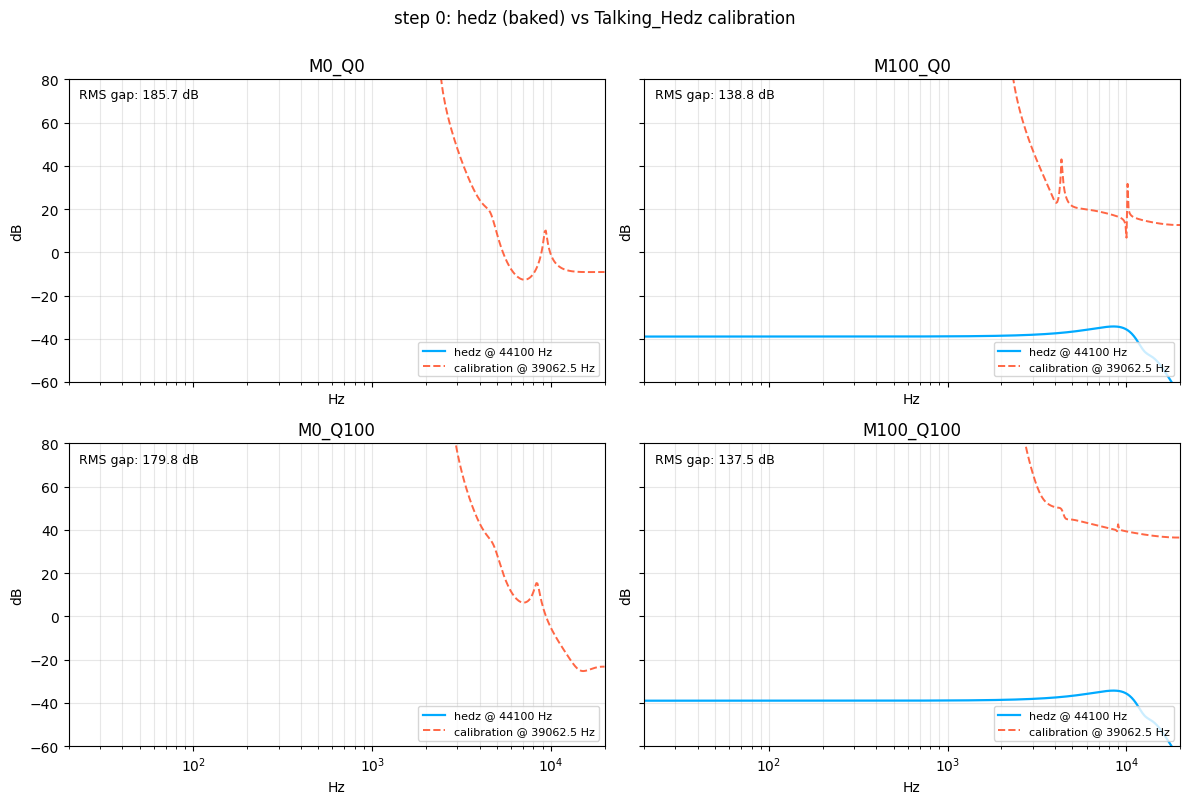

Write Python code to recreate this figure.
"""Step 0 diagnostic: render baked `hedz` vs `Talking_Hedz` calibration.

Produces a 4-corner overlay plot to measure the gap between what the
runtime ships today (trench-core/src/hedz_rom.rs, compiled from the
`hedz` Morph Designer grid via tools/bake_hedz_const.py) and the
reverse-engineered calibration truth (docs/calibration/Talking_Hedz.json).

Loss: log-spaced response magnitude in dB, 512 bins, 20 Hz -> 20 kHz.
"""
from __future__ import annotations

import json
import math
import re
from pathlib import Path

import matplotlib
matplotlib.use("Agg")
import matplotlib.pyplot as plt
import numpy as np

REPO = Path(__file__).resolve().parents[2]
HEDZ_ROM = REPO / "trench-core/src/hedz_rom.rs"
CAL_PATH = REPO / "docs/calibration/Talking_Hedz.json"
OUT_PATH = REPO / "forge/scratch/step0_hedz_vs_calibration.png"

HEDZ_SR = 44100.0
IMPULSE_LEN = 8192
FREQ_MIN = 20.0
FREQ_MAX = 20000.0
N_BINS = 512
CORNER_LABELS = ("M0_Q0", "M100_Q0", "M0_Q100", "M100_Q100")


def parse_hedz_rom(path: Path) -> list[list[tuple[float, ...]]]:
    txt = path.read_text()
    m = re.search(
        r"pub const HEDZ_CORNERS: \[CornerData; NUM_CORNERS\] = \[(.*)\];",
        txt, flags=re.DOTALL,
    )
    assert m, "HEDZ_CORNERS block not found"
    block = m.group(1)
    stage_re = re.compile(r"\[([-0-9eE\.\+ ,]+)\]\s*,\s*//\s*stage")
    flat = [
        tuple(float(x) for x in mm.group(1).split(","))
        for mm in stage_re.finditer(block)
    ]
    assert len(flat) == 24, f"expected 24 stages, got {len(flat)}"
    return [flat[i * 6:(i + 1) * 6] for i in range(4)]


def parse_boosts(path: Path) -> list[float]:
    txt = path.read_text()
    m = re.search(r"HEDZ_BOOSTS: \[f64; NUM_CORNERS\] = \[(.*?)\];", txt)
    assert m, "HEDZ_BOOSTS not found"
    return [float(x.strip()) for x in m.group(1).split(",") if x.strip()]


def run_kernel_impulse(stages, length: int, boost: float) -> np.ndarray:
    """Mirrors thumbnail.py run_impulse. c0..c4 kernel form, DF2T."""
    state = [(0.0, 0.0) for _ in stages]
    out = np.zeros(length, dtype=np.float64)
    for n in range(length):
        sig = 1.0 if n == 0 else 0.0
        for i, (c0, c1, c2, c3, c4) in enumerate(stages):
            w1, w2 = state[i]
            y = c0 * sig + w1
            state[i] = (c1 * sig - c3 * y + w2, c2 * sig - c4 * y)
            sig = y
        out[n] = sig * boost
    return out


def run_biquad_cascade(biquads, length: int) -> np.ndarray:
    """Standard direct-form II transposed. b0..b2 / a1..a2 per stage."""
    state = [(0.0, 0.0) for _ in biquads]
    out = np.zeros(length, dtype=np.float64)
    for n in range(length):
        sig = 1.0 if n == 0 else 0.0
        for i, (b0, b1, b2, a1, a2) in enumerate(biquads):
            w1, w2 = state[i]
            y = b0 * sig + w1
            state[i] = (b1 * sig - a1 * y + w2, b2 * sig - a2 * y)
            sig = y
        out[n] = sig
    return out


def mag_db_on_grid(impulse: np.ndarray, sr: float,
                   grid: np.ndarray) -> np.ndarray:
    spec = np.fft.rfft(impulse)
    mag = np.maximum(np.abs(spec), 1e-12)
    db = 20.0 * np.log10(mag)
    freqs = np.fft.rfftfreq(impulse.size, d=1.0 / sr)
    return np.interp(grid, freqs, db)


def build_cal_biquads(cal: dict, label: str) -> list[tuple[float, ...]]:
    corner = cal["corners"][label]
    sr = cal["sample_rate"]
    biquads = []
    for s in corner["stages"]:
        omega = 2.0 * math.pi * s["pole_freq_hz"] / sr
        r = s["radius"]
        a1 = -2.0 * r * math.cos(omega)
        a2 = r * r
        b0 = 1.0
        b1 = s["zeros"]["b1"]
        b2 = s["zeros"]["b2"]
        biquads.append((b0, b1, b2, a1, a2))
    return biquads


def main() -> int:
    hedz_corners = parse_hedz_rom(HEDZ_ROM)
    hedz_boosts = parse_boosts(HEDZ_ROM)
    cal = json.loads(CAL_PATH.read_text())
    cal_sr = cal["sample_rate"]
    cal_boost = cal["boost"]

    grid = np.logspace(math.log10(FREQ_MIN), math.log10(FREQ_MAX), N_BINS)

    fig, axes = plt.subplots(2, 2, figsize=(12, 8), sharex=True, sharey=True)
    axes = axes.flatten()

    gaps = {}
    for i, label in enumerate(CORNER_LABELS):
        hedz_imp = run_kernel_impulse(hedz_corners[i], IMPULSE_LEN, hedz_boosts[i])
        hedz_db = mag_db_on_grid(hedz_imp, HEDZ_SR, grid)

        cal_biquads = build_cal_biquads(cal, label)
        cal_imp = run_biquad_cascade(cal_biquads, IMPULSE_LEN) * cal_boost
        cal_db = mag_db_on_grid(cal_imp, cal_sr, grid)

        ax = axes[i]
        ax.semilogx(grid, hedz_db, label=f"hedz @ {int(HEDZ_SR)} Hz",
                    color="#00aaff", linewidth=1.6)
        ax.semilogx(grid, cal_db, label=f"calibration @ {cal_sr} Hz",
                    color="#ff6644", linestyle="--", linewidth=1.4)
        ax.set_title(label)
        ax.set_xlim(FREQ_MIN, FREQ_MAX)
        ax.set_ylim(-60, 80)
        ax.grid(True, which="both", alpha=0.3)
        ax.legend(loc="lower right", fontsize=8)
        ax.set_xlabel("Hz")
        ax.set_ylabel("dB")

        rms = float(np.sqrt(np.mean((hedz_db - cal_db) ** 2)))
        gaps[label] = rms
        ax.text(0.02, 0.97, f"RMS gap: {rms:.1f} dB",
                transform=ax.transAxes, fontsize=9, va="top")

    fig.suptitle("step 0: hedz (baked) vs Talking_Hedz calibration", y=1.00)
    plt.tight_layout()
    OUT_PATH.parent.mkdir(parents=True, exist_ok=True)
    plt.savefig(OUT_PATH, dpi=100, bbox_inches="tight")
    print(f"wrote {OUT_PATH}")
    for label, rms in gaps.items():
        print(f"  {label}: RMS dB gap = {rms:.2f}")
    return 0


if __name__ == "__main__":
    raise SystemExit(main())
